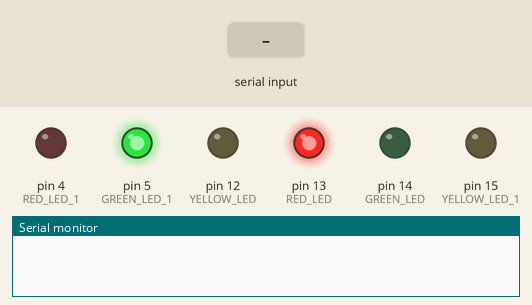
Simulated run of this sketch. Board: Arduino Uno, built with avr-gcc and run on an emulated ATmega328P. Parts: output pins drawn as LEDs (lit = HIGH), the last lines printed to the serial monitor. The inputs (shaded band) are chosen by the test bench.

Above: at 1.2 s.
1.3 s: "b" received over Serial
At 2.1 s:
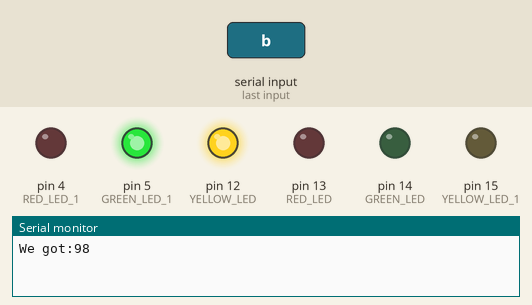
At 7.8 s:
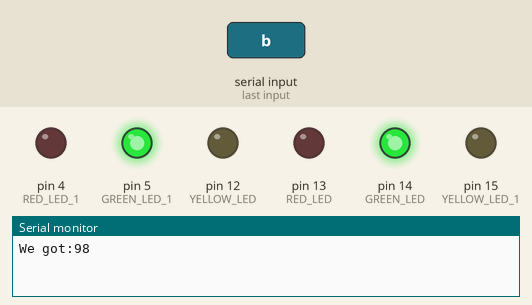
Timing chart, 0 to 31.1 s (numbered marks = the images above; inputs shaded):
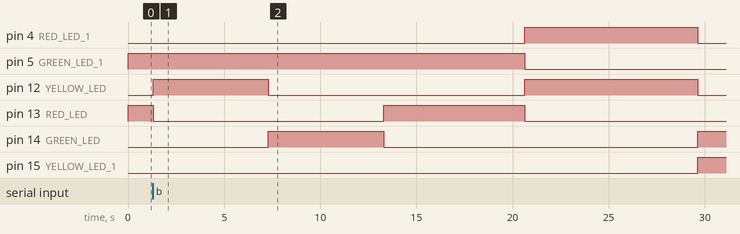

The sketch:

eSP8266_SERIAL.ino
```cpp
/*
 ESP8266 Serial Communication

 The blue LED on the ESP-12 module is connected to GPIO2
 (which is also the TXD pin; so we cannot use Serial.print() at the same time)
*/

#define GREEN_LED 14
#define YELLOW_LED 12
#define RED_LED 13
#define GREEN_LED_1 5
#define RED_LED_1 4
#define YELLOW_LED_1 15
  uint8_t data = 0;
  long long int count = 0;
bool detected_flag = 0;
void setup() {
  Serial.begin(9600);     // Initialize the Serial interface with baud rate of 9600
  pinMode (GREEN_LED, OUTPUT);
  pinMode (YELLOW_LED, OUTPUT);
  pinMode (RED_LED, OUTPUT);
  pinMode (GREEN_LED_1, OUTPUT);
  pinMode (RED_LED_1, OUTPUT);
  pinMode (YELLOW_LED_1, OUTPUT);
  // Serial2.begin(9600);
}

// the loop function runs over and over again forever
void loop() {
  if(detected_flag == 1)
  {
    count = 0;
  }
  else if(count == 800000)
  {
    count = 0;
  }
  else
  {
    count++;
  }

  if(Serial.available())    //Checks is there any data in buffer
  {
    detected_flag = 1;
    Serial.print("We got:");
   // Serial.print(Serial.read());  //Read serial data byte and send back to serial monitor
     data = Serial.read();
     Serial.print(data);
  }

  if(data == 98)
  {
     digitalWrite (GREEN_LED, LOW);
      digitalWrite (YELLOW_LED, HIGH);
      digitalWrite (RED_LED, LOW);
      delay(6000);
        digitalWrite (GREEN_LED, HIGH);
      digitalWrite (YELLOW_LED, LOW);
      digitalWrite (RED_LED, LOW);
      delay(6000);
        digitalWrite (GREEN_LED, LOW);
      digitalWrite (YELLOW_LED, LOW);
      digitalWrite (RED_LED, HIGH);
      detected_flag = 0;
      data = 0;
  }

    if(count > 0 && count < 200000)
    {
      digitalWrite (GREEN_LED, LOW);
      digitalWrite (YELLOW_LED, LOW);
      digitalWrite (RED_LED, HIGH);
      digitalWrite (GREEN_LED_1, HIGH);
      digitalWrite (RED_LED_1, LOW);
      digitalWrite (YELLOW_LED_1, LOW);
    }
    else if(count > 200000 && count < 400000)
    {

      digitalWrite (GREEN_LED, LOW);
      digitalWrite (YELLOW_LED, HIGH);
      digitalWrite (RED_LED, LOW);
      digitalWrite (RED_LED_1, HIGH);
      digitalWrite (GREEN_LED_1, LOW);
        digitalWrite (YELLOW_LED_1, LOW);
    }
    else if(count > 400000 && count < 800000)
    {
      digitalWrite (GREEN_LED, HIGH);
      digitalWrite (YELLOW_LED, LOW);
      digitalWrite (RED_LED, LOW);
      digitalWrite (YELLOW_LED_1, HIGH);
      digitalWrite (GREEN_LED_1, LOW);
      digitalWrite (RED_LED_1, LOW);
    }

}
```

Measured:
- after the input at 1.3 s, pin 5 (GREEN_LED_1): HIGH → LOW after 19.3 s instead of 7.3 s; pin 13 (RED_LED): HIGH → LOW after 0.00 s instead of 7.3 s; pin 14 (GREEN_LED): LOW → HIGH after 6.0 s instead of 16.3 s; pin 15 (YELLOW_LED_1): LOW → HIGH after 28.3 s instead of 16.3 s
